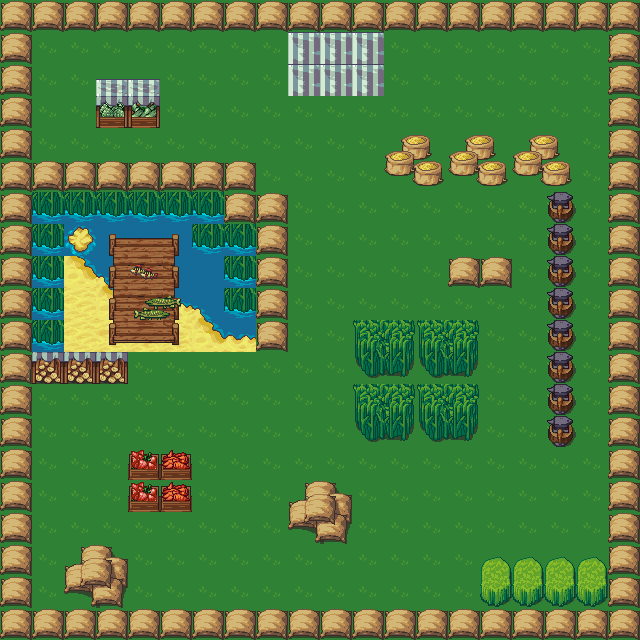

This is a level from a 2D game, rendered from its Tiled map with the project's own tilesets. A one-line summary and the complete map file follow:
An orthogonal 20x20 tile map with 32x32 px tiles, 2 tile layers (bot, top).

<map version="1.2" tiledversion="1.3.2" orientation="orthogonal" renderorder="right-down" compressionlevel="-1" width="20" height="20" tilewidth="32" tileheight="32" infinite="0" nextlayerid="3" nextobjectid="1">
 <tileset firstgid="1" name="lpc_farming" tilewidth="32" tileheight="32" tilecount="432" columns="24">
  <image source="lpc_farming.png" trans="ff00ff" width="768" height="576" />
 </tileset>
 <layer id="1" name="bot" width="20" height="20">
  <data encoding="csv">
241,241,241,241,241,241,241,241,241,241,241,241,241,241,241,241,241,241,241,241,
241,241,241,241,241,241,241,241,241,241,241,241,241,241,241,241,241,241,241,241,
241,241,241,241,241,241,241,241,241,241,241,241,241,241,241,241,241,241,241,241,
241,241,241,241,241,241,241,241,241,241,241,241,241,241,241,241,241,241,241,241,
241,241,241,241,241,241,241,241,241,241,241,241,241,241,241,241,241,241,241,241,
241,241,241,241,241,241,241,241,241,241,241,241,241,241,241,241,241,241,241,241,
241,241,241,241,241,241,241,241,241,241,241,241,241,241,241,241,241,241,241,241,
241,241,25,50,51,52,241,241,241,241,241,241,241,241,241,241,241,241,241,241,
241,241,73,74,75,76,54,241,241,241,241,241,241,241,241,241,241,241,241,241,
241,241,97,98,99,100,49,241,241,241,241,241,241,241,241,241,241,241,241,241,
241,241,97,122,123,124,241,241,241,241,241,241,241,241,241,241,241,241,241,241,
241,241,241,241,241,241,241,241,241,241,241,241,241,241,241,241,241,241,241,241,
241,241,241,241,241,241,241,241,241,241,241,241,241,241,241,241,241,241,241,241,
241,241,241,241,241,241,241,241,241,241,241,241,241,241,241,241,241,241,241,241,
241,241,241,241,241,241,241,241,241,241,241,241,241,241,241,241,241,241,241,241,
241,241,241,241,241,241,241,241,241,241,241,241,241,241,241,241,241,241,241,241,
241,241,241,241,241,241,241,241,241,241,241,241,241,241,241,241,241,241,241,241,
241,241,241,241,241,241,241,241,241,241,241,241,241,241,241,241,241,241,241,241,
241,241,241,241,241,241,241,241,241,241,241,241,241,241,241,241,241,241,241,241,
241,241,241,241,241,241,241,241,241,241,241,241,241,241,241,241,241,241,241,241
</data>
 </layer>
 <layer id="2" name="top" width="20" height="20">
  <data encoding="csv">
200,200,200,200,200,200,200,200,200,200,200,200,200,200,200,200,200,200,200,200,
200,0,0,0,0,0,0,0,0,158,158,158,0,0,0,0,0,0,0,200,
200,0,0,285,286,0,0,0,0,158,158,158,0,0,0,0,0,0,0,200,
200,0,0,309,310,0,0,0,0,0,0,0,0,0,0,0,0,0,0,200,
200,0,0,0,0,0,0,0,0,0,0,0,396,397,396,397,396,397,0,200,
200,200,200,200,200,200,200,200,0,0,0,0,420,421,420,421,420,421,0,200,
200,32,32,32,32,32,32,200,200,0,0,0,0,0,0,0,0,195,0,200,
200,32,0,0,0,0,32,32,200,0,0,0,0,0,0,0,0,195,0,200,
200,32,0,0,0,0,0,32,200,0,0,0,0,0,200,200,0,195,0,200,
200,32,0,0,0,0,0,32,200,0,0,0,0,0,0,0,0,195,0,200,
200,32,0,0,0,0,73,101,200,0,0,153,154,153,154,0,0,195,0,200,
200,156,156,156,0,0,0,0,0,0,0,177,178,177,178,0,0,195,0,200,
200,0,0,0,0,0,0,0,0,0,0,153,154,153,154,0,0,195,0,200,
200,0,0,0,0,0,0,0,0,0,0,177,178,177,178,0,0,195,0,200,
200,0,0,0,307,308,0,0,0,0,0,0,0,0,0,0,0,0,0,200,
200,0,0,0,307,308,0,0,0,186,187,0,0,0,0,0,0,0,0,200,
200,0,0,0,0,0,0,0,0,210,211,0,0,0,0,0,0,0,0,200,
200,0,186,187,0,0,0,0,0,0,0,0,0,0,0,117,117,117,117,200,
200,0,210,211,0,0,0,0,0,0,0,0,0,0,0,141,141,141,141,200,
200,200,200,200,200,200,200,200,200,200,200,200,200,200,200,200,200,200,200,200
</data>
 </layer>
</map>
